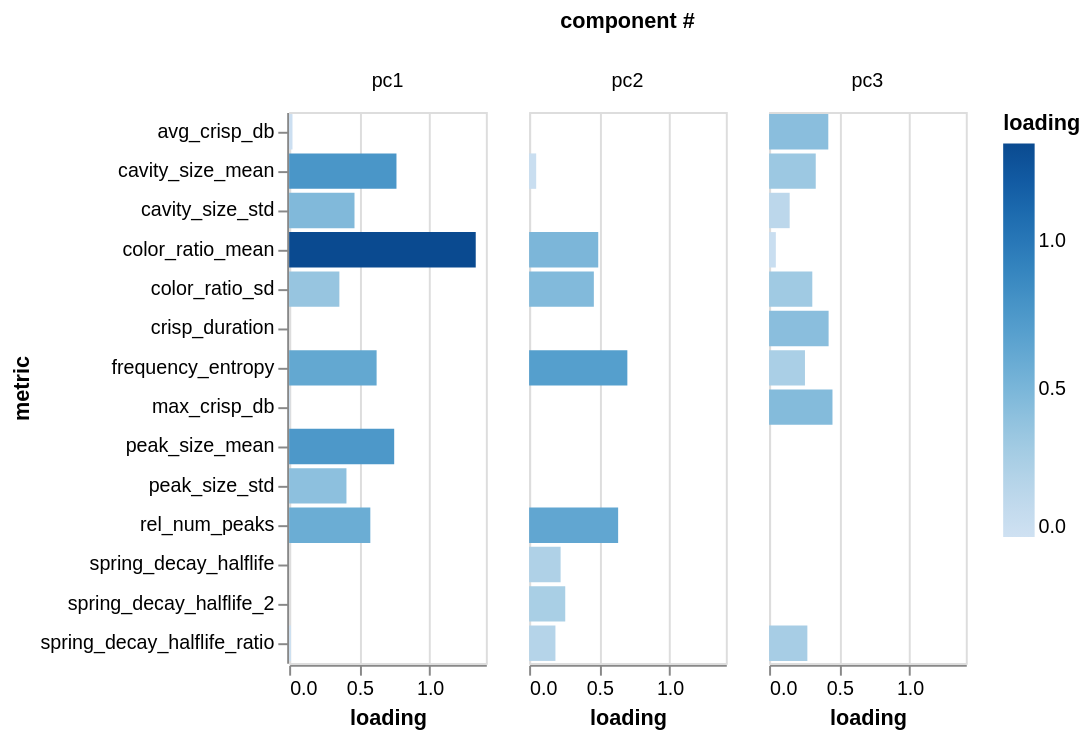

Here is the notebook cell this chart was saved with:
### Code cell
alt.Chart(
    component_df.reset_index().melt(
        id_vars=['index'], var_name='metric', value_name='loading'
    )
).mark_bar().encode(
    x=alt.X('loading'),
    y=alt.Y('metric:N'),
    color=alt.Color("loading").scale(scheme='blues'),
    column=alt.Column('index', title='component #')
).properties(
    width=100
)

### Figure 1 — Vega-Lite specification as saved in the notebook (floating-point values rounded to 4 significant figures)
{"config": {"view": {"continuousWidth": 300, "continuousHeight": 300}}, "data": {"name": "data-d879a03a6a3ec6de4f6313574f045dd4"}, "mark": {"type": "bar"}, "encoding": {"color": {"field": "loading", "scale": {"scheme": "blues"}, "type": "quantitative"}, "column": {"field": "index", "title": "component #", "type": "nominal"}, "x": {"field": "loading", "type": "quantitative"}, "y": {"field": "metric", "type": "nominal"}}, "width": 100, "$schema": "https://vega.github.io/schema/vega-lite/v6.4.1.json", "datasets": {"data-d879a03a6a3ec6de4f6313574f045dd4": [{"index": "pc1", "metric": "spring_decay_halflife", "loading": 0.0}, {"index": "pc2", "metric": "spring_decay_halflife", "loading": 0.2241}, {"index": "pc3", "metric": "spring_decay_halflife", "loading": 0.0}, {"index": "pc1", "metric": "spring_decay_halflife_2", "loading": 0.0}, {"index": "pc2", "metric": "spring_decay_halflife_2", "loading": 0.2571}, {"index": "pc3", "metric": "spring_decay_halflife_2", "loading": 0.0}, {"index": "pc1", "metric": "color_ratio_mean", "loading": 1.328}, {"index": "pc2", "metric": "color_ratio_mean", "loading": 0.492}, {"index": "pc3", "metric": "color_ratio_mean", "loading": 0.04792}, {"index": "pc1", "metric": "rel_num_peaks", "loading": 0.5778}, {"index": "pc2", "metric": "rel_num_peaks", "loading": 0.6336}, {"index": "pc3", "metric": "rel_num_peaks", "loading": 0.0}, {"index": "pc1", "metric": "peak_size_mean", "loading": 0.7477}, {"index": "pc2", "metric": "peak_size_mean", "loading": 0.0}, {"index": "pc3", "metric": "peak_size_mean", "loading": 0.0}, {"index": "pc1", "metric": "peak_size_std", "loading": 0.4079}, {"index": "pc2", "metric": "peak_size_std", "loading": 0.0}, {"index": "pc3", "metric": "peak_size_std", "loading": 0.0}, {"index": "pc1", "metric": "cavity_size_mean", "loading": 0.7639}, {"index": "pc2", "metric": "cavity_size_mean", "loading": 0.05029}, {"index": "pc3", "metric": "cavity_size_mean", "loading": 0.332}, {"index": "pc1", "metric": "cavity_size_std", "loading": 0.4651}, {"index": "pc2", "metric": "cavity_size_std", "loading": 0.0}, {"index": "pc3", "metric": "cavity_size_std", "loading": 0.1465}, {"index": "pc1", "metric": "frequency_entropy", "loading": 0.6225}, {"index": "pc2", "metric": "frequency_entropy", "loading": 0.6991}, {"index": "pc3", "metric": "frequency_entropy", "loading": 0.2553}, {"index": "pc1", "metric": "avg_crisp_db", "loading": 0.0238}, {"index": "pc2", "metric": "avg_crisp_db", "loading": 0.0}, {"index": "pc3", "metric": "avg_crisp_db", "loading": 0.4214}, {"index": "pc1", "metric": "max_crisp_db", "loading": 0.006802}, {"index": "pc2", "metric": "max_crisp_db", "loading": 0.0}, {"index": "pc3", "metric": "max_crisp_db", "loading": 0.4511}, {"index": "pc1", "metric": "crisp_duration", "loading": 0.0}, {"index": "pc2", "metric": "crisp_duration", "loading": 0.0}, {"index": "pc3", "metric": "crisp_duration", "loading": 0.4236}, {"index": "pc1", "metric": "color_ratio_sd", "loading": 0.3575}, {"index": "pc2", "metric": "color_ratio_sd", "loading": 0.4606}, {"index": "pc3", "metric": "color_ratio_sd", "loading": 0.3075}, {"index": "pc1", "metric": "spring_decay_halflife_ratio", "loading": 0.01293}, {"index": "pc2", "metric": "spring_decay_halflife_ratio", "loading": 0.1873}, {"index": "pc3", "metric": "spring_decay_halflife_ratio", "loading": 0.2723}]}}
